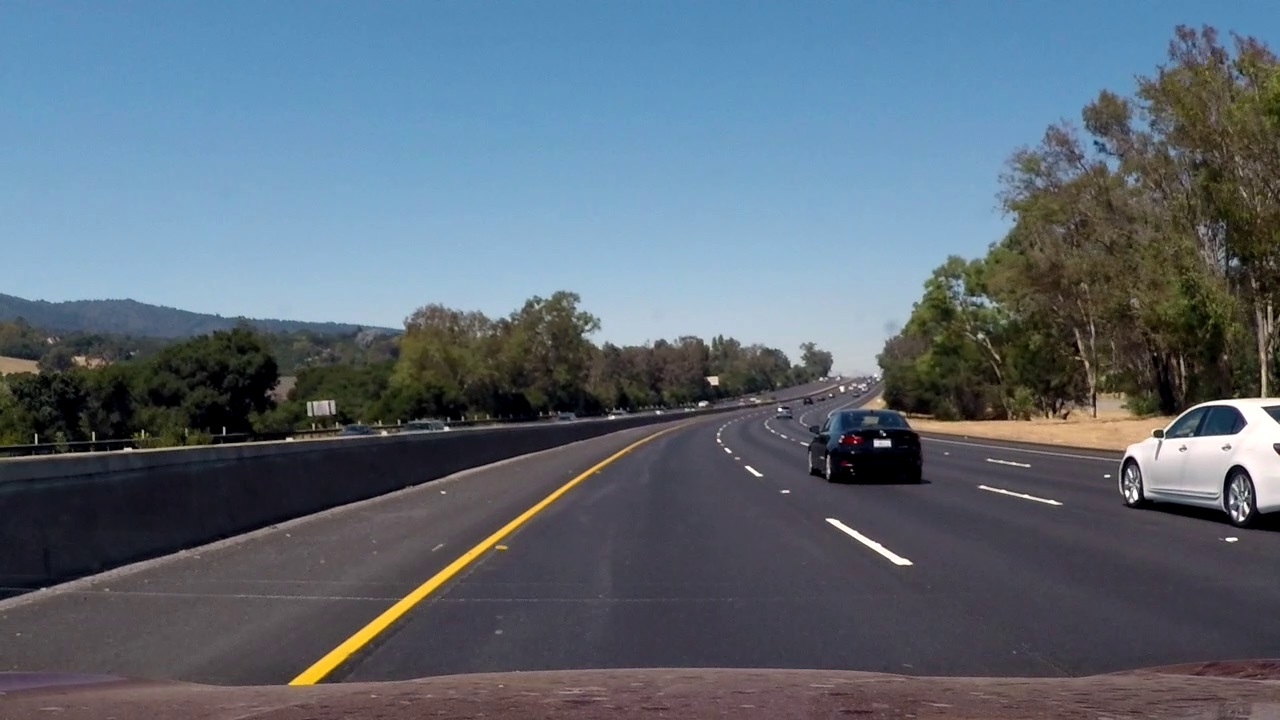
#> input picture test_images/challenge1.jpg, 1280 x 720 px; its folder holds only this picture in this run
$ jupyter execute OutputImagesByProcess.ipynb
#> lines starting #> are read from the running program, lines starting #| are printed output that depends on the picture; after the words box and inside, x2 and y2 are one past the last pixel; in counts of white or black regions, pixels touching at a corner belong together
### utils.py
import math
import numpy as np
import cv2 #bringing in OpenCV libraries
import random

def color_selection(image,red_threshold = 200,green_threshold = 200,blue_threshold = 200):
	rgb_threshold = [red_threshold, green_threshold, blue_threshold]

	# Identify pixels below the threshold
	thresholds = (image[:,:,0] < rgb_threshold[0]) \
            | (image[:,:,1] < rgb_threshold[1]) \
            | (image[:,:,2] < rgb_threshold[2])
	image[thresholds] = [0,0,0]
	return image


def grayscale(img):
	"""Applies the Grayscale transform
	This will return an image with only one color channel
	but NOTE: to see the returned image as grayscale
	(assuming your grayscaled image is called 'gray')
	you should call plt.imshow(gray, cmap='gray')"""
	return cv2.cvtColor(img, cv2.COLOR_RGB2GRAY)
	# Or use BGR2GRAY if you read an image with cv2.imread()
	# return cv2.cvtColor(img, cv2.COLOR_BGR2GRAY)

def gaussian_blur(img, kernel_size):
	"""Applies a Gaussian Noise kernel"""
	return cv2.GaussianBlur(img, (kernel_size, kernel_size), 0)

def canny(img, low_threshold, high_threshold):
	"""Applies the Canny transform"""
	return cv2.Canny(img, low_threshold, high_threshold)

def region_of_interest(img, vertices):
	"""
	Applies an image mask.

	Only keeps the region of the image defined by the polygon
	formed from `vertices`. The rest of the image is set to black.
	`vertices` should be a numpy array of integer points.
	"""
	#defining a blank mask to start with
	mask = np.zeros_like(img)

	#defining a 3 channel or 1 channel color to fill the mask with depending on the input image
	if len(img.shape) > 2:
		channel_count = img.shape[2]  # i.e. 3 or 4 depending on your image
		ignore_mask_color = (255,) * channel_count
	else:
		ignore_mask_color = 255

	#filling pixels inside the polygon defined by "vertices" with the fill color
	cv2.fillPoly(mask, vertices, ignore_mask_color)

	#returning the image only where mask pixels are nonzero
	masked_image = cv2.bitwise_and(img, mask)
	return masked_image


def draw_lines(img, lines, color=[255, 0, 0], thickness=2):
	"""
	NOTE: this is the function you might want to use as a starting point once you want to
	average/extrapolate the line segments you detect to map out the full
	extent of the lane (going from the result shown in raw-lines-example.mp4
	to that shown in P1_example.mp4).

	Think about things like separating line segments by their
	slope ((y2-y1)/(x2-x1)) to decide which segments are part of the left
	line vs. the right line.  Then, you can average the position of each of
	the lines and extrapolate to the top and bottom of the lane.

	This function draws `lines` with `color` and `thickness`.
	Lines are drawn on the image inplace (mutates the image).
	If you want to make the lines semi-transparent, think about combining
	this function with the weighted_img() function below
	"""
	if lines is not None:
		for line in lines:
			for x1,y1,x2,y2 in line:
				cv2.line(img, (x1, y1), (x2, y2), color, thickness)

def draw_lines_extrapolate(img, lines, color=[0, 255, 0], thickness=8):
	if lines is not None:
		left_line = []
		right_line = []
		for line in lines:
			for x1,y1,x2,y2 in line:
				#cv2.line(img, (x1, y1), (x2, y2), color, thickness)
				m = (y2-y1)/(x2-x1)	#get slope
				b = y1 - m*x1		#get intercept
				if(m < 0. ):
					left_line.append((m,b))
					# [4 lines of commented-out code are left out]
				else:
					right_line.append((m,b))
		if left_line:
			#Get average of all the left lines found
			left_avg_line = np.average(left_line,axis=0)
			#Calculate its coordinates from m & b
			avgslope,avgintercept = left_avg_line
			if not (avgslope == -np.inf or avgslope == np.inf or avgslope == 0):
				y1 = img.shape[0]
				y2 = int(y1*(3/5)) #only from the edge bottom up to 3/5th of the image
				x1 = int((y1-avgintercept)/avgslope)
				x2 = int((y2-avgintercept)/avgslope)
				#Draw left line on image
				cv2.line(img, (x1, y1), (x2, y2), color, thickness)
		if right_line:
			#Get average of all the right lines found
			right_avg_line = np.average(right_line,axis=0)
			#Calculate its coordinates from m & b
			avgslope,avgintercept = right_avg_line
			if not (avgslope == -np.inf or avgslope == np.inf or avgslope == 0):
				y1 = img.shape[0]
				y2 = int(y1*(3/5)) #only from the edge bottom up to 3/5th of the image
				x1 = int((y1-avgintercept)/avgslope)
				x2 = int((y2-avgintercept)/avgslope)
				cv2.line(img, (x1, y1), (x2, y2), color, thickness)


def hough_lines(img, rho, theta, threshold, min_line_len, max_line_gap):
	"""
	`img` should be the output of a Canny transform.

	Returns an image with hough lines drawn.
	"""
	lines = cv2.HoughLinesP(img, rho, theta, threshold, np.array([]), minLineLength=min_line_len, maxLineGap=max_line_gap)
	# Make a blank the same size as our image (x size, ysize, 3BytesPerPixel) to draw on
	line_img = np.zeros((img.shape[0], img.shape[1], 3), dtype=np.uint8)
	draw_lines(line_img, lines)
	return line_img

def draw_hough_lines_extrapolate(image_original,img, rho, theta, threshold, min_line_len, max_line_gap):
	"""
	`img` should be the output of a Canny transform.

	Returns an image with hough lines drawn on it.
	"""
	lines = cv2.HoughLinesP(img, rho, theta, threshold, np.array([]), minLineLength=min_line_len, maxLineGap=max_line_gap)
	draw_lines_extrapolate(image_original, lines)
	return image_original


# Python 3 has support for cool math symbols.

def weighted_img(img, initial_img, alpha=0.8, beta=1., teta=0.):
	"""
	`img` is the output of the hough_lines(), An image with lines drawn on it.
	Should be a blank image (all black) with lines drawn on it.

	`initial_img` should be the image before any processing.

	The result image is computed as follows:

	initial_img * ? + img * ? + ?
	NOTE: initial_img and img must be the same shape!
	"""
	return cv2.addWeighted(initial_img, alpha, img, beta, teta)

### OutputImagesByProcess.ipynb
[cell 1]
#doing all the relevant imports
import matplotlib.pyplot as plt
import matplotlib.image as mpimg
import numpy as np
import cv2 #bringing in OpenCV libraries
import PIL.Image

import math

from moviepy.editor import VideoFileClip
from IPython.display import HTML

import os

from utils import color_selection,grayscale,gaussian_blur,canny,region_of_interest,hough_lines,draw_hough_lines_extrapolate,weighted_img

path_result_images = "result_images/" #result_images/nameOfTheImage/

listOfTestImages = os.listdir("test_images/")


def process_image(path_result_images,file):
	# Read in the image and print out some stats
#> called with path_result_images = 'result_images/challenge1/', file = 'challenge1.jpg'
	image_original = mpimg.imread('test_images/' + file)
#> image_original is the input picture: shape (720, 1280, 3); mean R, G, B 92.2, 105.1, 117.9

	image_original2 = np.copy(image_original)
	image_original3 = np.copy(image_original)

	# Note: always make a copy rather than simply using "="
	image_copy = np.copy(image_original)

	# Define our color selection criteria
	red_threshold = 200
	green_threshold = 200
	blue_threshold = 200

	# Identify pixels below the threshold (This process is not really needed)
	image_color_selected = color_selection(image_copy,red_threshold,green_threshold,blue_threshold)
#> in color_selection, `thresholds = (image[:,:,0] < rgb_threshold[0]) \ | (image[:,:,1] < rgb..`:
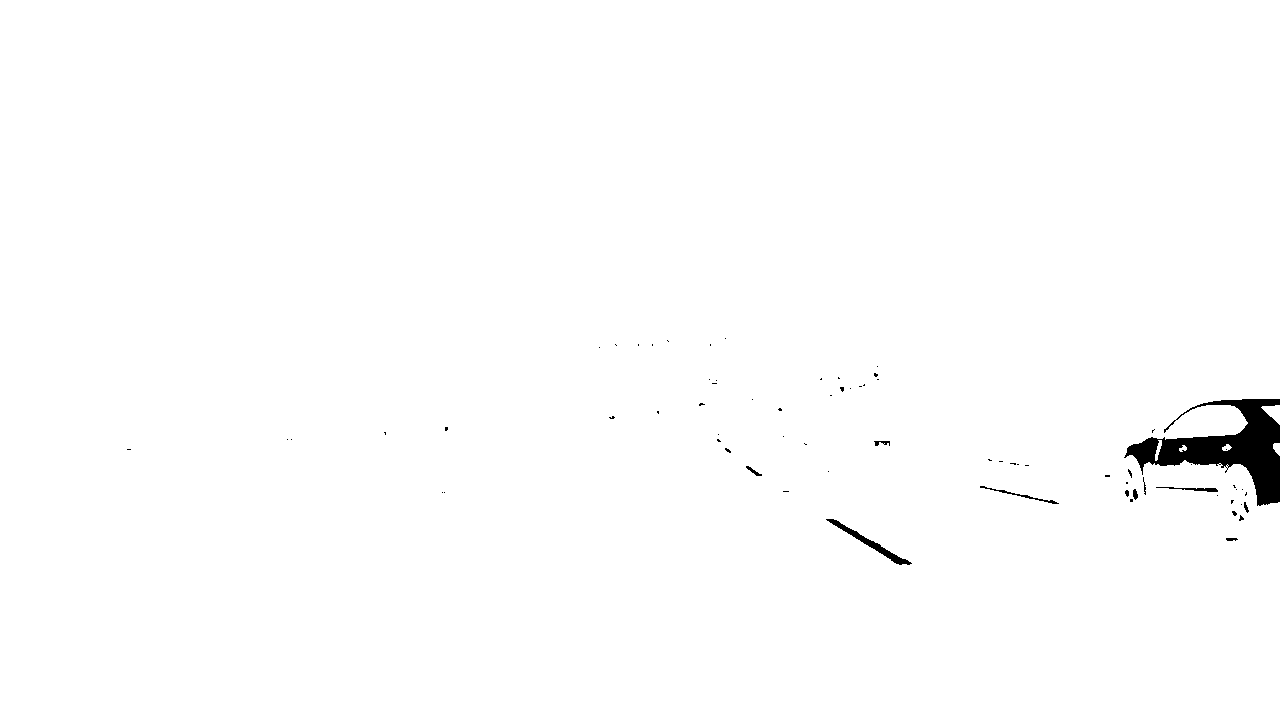
#> thresholds: shape (720, 1280) bool; 99.2% white; 71 black regions (60 under 20 px), largest, box (x1, y1, x2, y2) and area: (1124, 399, 1280, 506) 6336, (826, 519, 912, 565) 536, (980, 486, 1059, 504) 153
	mpimg.imsave(path_result_images + 'imageColorSelected.png', image_color_selected)

	# Read in and grayscale the image
	image_gray = grayscale(image_original)
	mpimg.imsave(path_result_images + 'imageGreyScale.png', image_gray,cmap='gray')

	# Define a kernel size and apply Gaussian smoothing
	kernel_size = 3
	image_blur_gray  = gaussian_blur(image_gray, kernel_size)

	# Define our parameters for Canny and apply the Canny transform
	low_threshold = 50 #35
	high_threshold = 200 #70
	image_edges_canny = canny(image_blur_gray, low_threshold, high_threshold)
	mpimg.imsave(path_result_images + 'imageCanny.png', image_edges_canny,cmap='Greys_r')

	# Next we'll create a masked edges image using cv2.fillPoly()
	# We are defining a four sided polygon to mask
	imshape = image_original.shape

	if(imshape[1] == 960): 	#small image use this mask
		vertices = [(150,imshape[0]),(480, 300), (490, 300), (imshape[1]-30,imshape[0])]
	else:					#large image use this mask
		vertices = [(int(imshape[1]*6/32),660),(620, 430), (710, 430), (imshape[1]-150,650)]

	mask_polygon = np.array([vertices], dtype=np.int32)

	cv2.line(image_original2, vertices[0],vertices[1], color=[0, 255, 0], thickness=2)
	cv2.line(image_original2, vertices[1],vertices[2], color=[0, 255, 0], thickness=2)
	cv2.line(image_original2, vertices[2],vertices[3], color=[0, 255, 0], thickness=2)

	mpimg.imsave(path_result_images + 'imageAreaOfInteres.png', image_original2)

	image_masked_edges_canny = region_of_interest(image_edges_canny,mask_polygon)

	# Define the Hough transform parameters
	rho = 2					#2,1 distance resolution in pixels of the Hough grid
	theta = np.pi/180		# angular resolution in radians of the Hough grid
	threshold = 80			#8,15,1 minimum number of votes (intersections in Hough grid cell) meaning at least 15 points in image space need to be associated with each line segment
	min_line_length = 10	#40,10 minimum number of pixels making up a line
	max_line_gap = 13		#20,5 maximum gap in pixels between connectable line segments

	# Make a blank the same size as our image to draw on
	# Run Hough on edge detected image
	#It returns an image with lines drawn on it, a blank image (all black) with lines drawn on it
	image_hough_lines = hough_lines(image_edges_canny , rho, theta, threshold, min_line_length, max_line_gap)
#> in hough_lines, `lines = cv2.HoughLinesP(img, rho, theta, threshold, np.array([]), minL..`: lines = 911 rows, first 6: [152, 448, 491, 425], [147, 560, 349, 503], [848, 402, 883, 400], [185, 435, 197, 435], [1039, 412, 1096, 412], [0, 460, 109, 453]
#> the loop in draw_lines, `for line in lines:` made 911 passes
#> after the loop in draw_lines, `for line in lines:`:
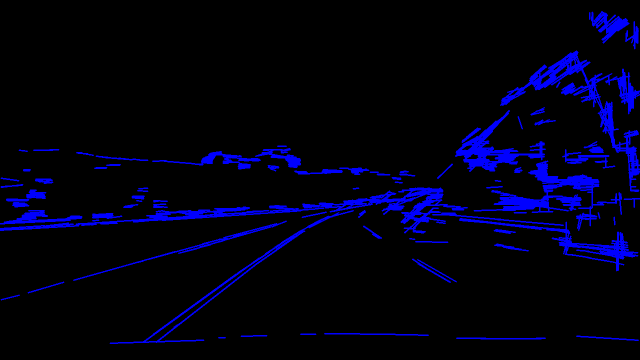
#> img: shape (720, 1280, 3) (shown at 1/2 size); mean of channels 0, 1, 2 19.3, 0, 0; drawn as B, G, R
	image_hough_lines_masked = hough_lines(image_masked_edges_canny , rho, theta, threshold, min_line_length, max_line_gap)
#> in hough_lines (call 2), `lines = cv2.HoughLinesP(img, rho, theta, threshold, np.array([]), minL..`: lines = 19 rows, first 6: [427, 580, 534, 505], [421, 597, 535, 511], [583, 478, 625, 447], [321, 658, 380, 616], [343, 659, 399, 616], [557, 495, 603, 464]
#> the loop in draw_lines (call 2), `for line in lines:` made 19 passes
	mpimg.imsave(path_result_images + 'imageHoughLinesUnmasked.png', image_hough_lines)


	#This is only necesary if you want the lines on Canny,s image
	# Create a "color" binary image to combine with line image
	image_masked_edges_canny2 = np.dstack((image_masked_edges_canny, image_masked_edges_canny, image_masked_edges_canny))
#> image_masked_edges_canny2: shape (720, 1280, 3); 0.17% white in thin lines or dots, all inside (x1, y1, x2, y2) = (320, 430, 913, 660)

	image_combo_result_on_canny = weighted_img(image_hough_lines_masked ,image_masked_edges_canny2, alpha=0.8, beta=1., teta=0.)
	mpimg.imsave(path_result_images + 'imageHoughLinesPlusCanny.png', image_combo_result_on_canny)

	# Draw the lines on the original image image_original
	image_combo_original= weighted_img(image_original,image_hough_lines_masked , alpha=0.8, beta=1., teta=0.)
#> call 2 of weighted_img, with alpha = 0.8, beta = 1, teta = 0
#> in weighted_img (call 2), `return cv2.addWeighted(initial_img, alpha, img, beta, teta)`:
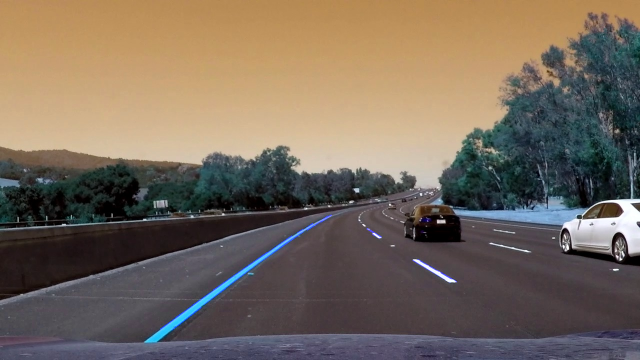
#> returned value: shape (720, 1280, 3) (shown at 1/2 size); mean of channels 0, 1, 2 92.5, 105.1, 117.9; drawn as B, G, R
	mpimg.imsave(path_result_images + 'imageHoughLinesPlusOriginal.png', image_combo_original)

	# Draw the lines extrapolated
	image_hough_lines_masked = draw_hough_lines_extrapolate(image_original3,image_masked_edges_canny , rho, theta, threshold, min_line_length, max_line_gap)
#> the loop in draw_lines_extrapolate, `for line in lines:` made 19 passes
#> after the loop in draw_lines_extrapolate, `for line in lines:`: left_line = [(-0.701, 879.3), (-0.754, 914.6), (-0.738, 908.3), (-0.712, 886.5), (-0.768, 922.4), (-0.674, 870.4), (-0.619, 839.8), (-0.643, 853.7), (-0.712, 885.7), (-0.759, 918.2), (-0.701, 880.4), (-0.7, 882.5), (-0.744, 910.9), (-0.701, 887.2)]; right_line = [(0.579, 35), (0.571, 42.29), (0.607, 11.36), (0.582, 32.96), (0.595, 28.86)]
#> in draw_lines_extrapolate, `left_avg_line = np.average(left_line,axis=0)`: left_avg_line = [-0.709, 888.6]
#> in draw_lines_extrapolate, `avgslope,avgintercept = left_avg_line`: avgslope = -0.709; avgintercept = 888.6
#> in draw_lines_extrapolate, `x1 = int((y1-avgintercept)/avgslope)`: x1 = 237
#> in draw_lines_extrapolate, `x2 = int((y2-avgintercept)/avgslope)`: x2 = 643
#> in draw_lines_extrapolate, `right_avg_line = np.average(right_line,axis=0)`: right_avg_line = [0.587, 30.09]
#> in draw_lines_extrapolate, `avgslope,avgintercept = right_avg_line`: avgslope = 0.587; avgintercept = 30.09
#> in draw_lines_extrapolate, `x1 = int((y1-avgintercept)/avgslope)`: x1 = 1175
#> in draw_lines_extrapolate, `x2 = int((y2-avgintercept)/avgslope)`: x2 = 684
#> in draw_lines_extrapolate, `cv2.line(img, (x1, y1), (x2, y2), color, thickness)`:
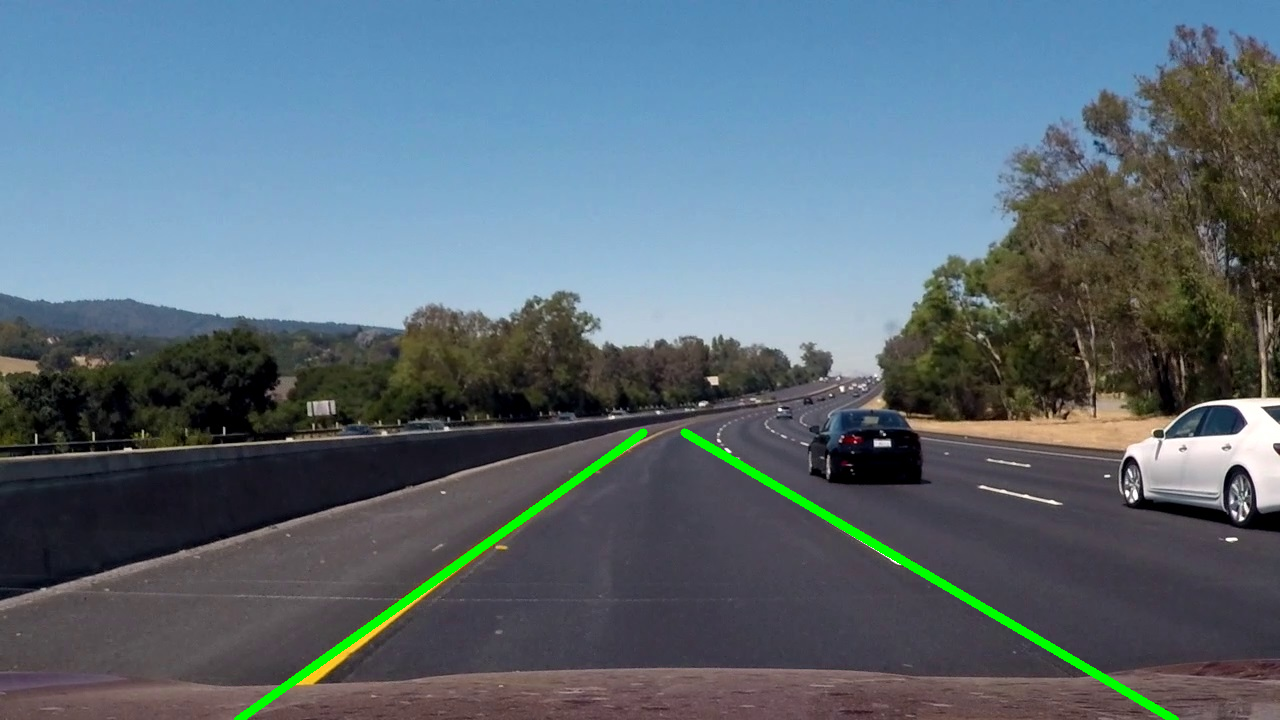
#> img: shape (720, 1280, 3); mean R, G, B 90.8, 106.5, 117
	mpimg.imsave(path_result_images + 'imageHoughLinesExtrapolated.png', image_hough_lines_masked)


# This would print all the files and directories
for file in listOfTestImages:
	print (file)
	#Get the name of the image without the ext
	name_of_the_image, img_ext = os.path.splitext(file)

	if not img_ext == ".jpg":
		continue

	path_result_images = "result_images/" + name_of_the_image
	#Create output folder for this image if doesnt exist
	if not os.path.exists(path_result_images):
		os.makedirs(path_result_images)
	process_image(path_result_images + "/",file)
